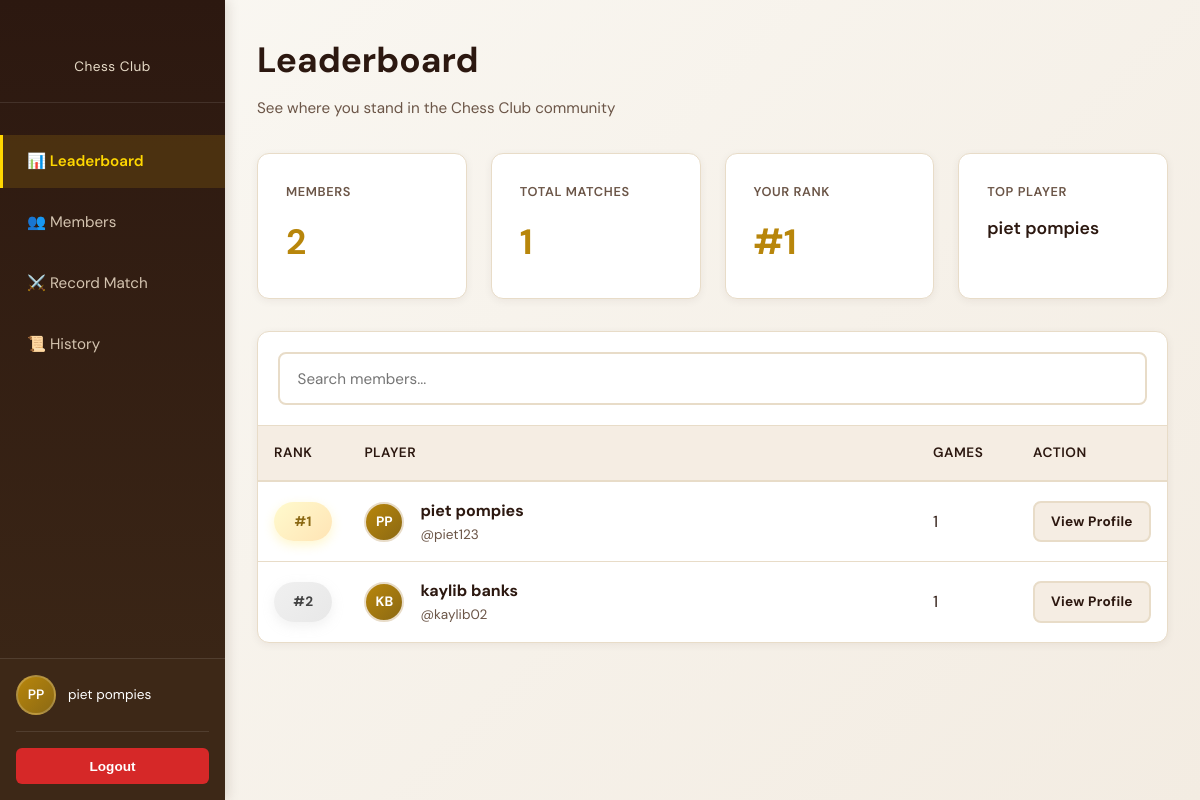
The page / (signed in) on the database its author committed.
### tables this page shows
CREATE TABLE users (
    id INTEGER PRIMARY KEY AUTOINCREMENT,
    username TEXT NOT NULL UNIQUE,
    hash TEXT NOT NULL,
    email TEXT NOT NULL UNIQUE,
    first_name TEXT NOT NULL,
    last_name TEXT NOT NULL,
    birthday TEXT,
    games_played INTEGER NOT NULL DEFAULT 0,
    rank INTEGER NOT NULL,
    avatar_filename TEXT DEFAULT NULL,
    last_login TEXT,
    created_at TEXT NOT NULL DEFAULT (datetime('now'))
);

### app.py (the view)
@app.route("/")
@login_required
def index():
    users = db.execute("SELECT * FROM users ORDER BY rank ASC")
    total_members = len(users) if users else 0
    result = db.execute("SELECT COUNT(*) as count FROM matches")
    total_matches = result[0]["count"] if result else 0
    top_player = users[0] if users else None
    current_user = db.execute("SELECT rank FROM users WHERE id = ?", session["user_id"])
    user_rank = current_user[0]["rank"] if current_user else 0
    return render_template(
        "index.html",
        users=users,
        total_members=total_members,
        total_matches=total_matches,
        top_player=top_player,
        user_rank=user_rank,
        current_user_id=session["user_id"]
    )

### app.py (called while the page is built)
@app.context_processor
def inject_helpers():
    current_user = None
    if session.get("user_id"):
        result = db.execute("SELECT * FROM users WHERE id = ?", session["user_id"])
        current_user = result[0] if result else None
    return {
        'get_initials': get_initials,
        'current_user': current_user
    }

@app.before_request
def before_request():
    if not os.path.exists(app.config["UPLOAD_FOLDER"]):
        os.makedirs(app.config["UPLOAD_FOLDER"])

    def execute(self, query, *args):
        conn = sqlite3.connect(self.db_path)
        conn.row_factory = sqlite3.Row
        cursor = conn.cursor()
        try:
            cursor.execute(query, args)
            if query.strip().upper().startswith(('SELECT', 'PRAGMA')):
                results = cursor.fetchall()
                conn.close()
                return [dict(row) for row in results]
            else:
                conn.commit()
                conn.close()
                return None
        except Exception as e:
            conn.close()
            raise e

### helpers.py (called while the page is built)
def login_required(f):
    @wraps(f)
    def decorated_function(*args, **kwargs):
        if session.get("user_id") is None:
            flash("You must be logged in to access this page.", "error")
            return redirect("/login")
        return f(*args, **kwargs)
    return decorated_function

def get_initials(first_name, last_name):
    if not first_name or not last_name:
        return "U"
    return (first_name[0] + last_name[0]).upper()

### templates/index.html (shortened to what this page needs)
{% extends "layout.html" %}
{% block content %}
<div class="page-header">
    <h1> Leaderboard</h1>
    <p>See where you stand in the Chess Club community</p>
</div>
<div class="stats-grid">
    <div class="stat-card">
        <div class="stat-label">Members</div>
        <div class="stat-value accent">{{ total_members }}</div>
    </div>
    <div class="stat-card">
        <div class="stat-label">Total Matches</div>
        <div class="stat-value accent">{{ total_matches }}</div>
    </div>
    <div class="stat-card">
        <div class="stat-label">Your Rank</div>
        <div class="stat-value accent">#{{ user_rank }}</div>
    </div>
    {% if top_player %}
    <div class="stat-card">
        <div class="stat-label">Top Player</div>
        <div style="font-size: 1.1rem; font-weight: 600; color: var(--text-dark);">{{ top_player.first_name }} {{ top_player.last_name }}</div>
    </div>
    {% endif %}
</div>
<div class="table-container">
    <div class="table-search">
        <input type="text" id="search" placeholder="Search members...">
    </div>
    <table>
        <thead>
            <tr>
                <th style="width: 80px;">Rank</th>
                <th>Player</th>
                <th style="width: 100px;">Games</th>
                <th style="width: 150px;">Action</th>
            </tr>
        </thead>
        <tbody id="table-body">
            {% for user in users %}
            <tr class="table-row">
                <td>
                    <span class="rank-badge {% if user.rank == 1 %}gold{% elif user.rank == 2 %}silver{% elif user.rank == 3 %}bronze{% endif %}">
                        <span>#{{ user.rank }}</span>
                    </span>
                </td>
                <td>
                    <div style="display: flex; align-items: center; gap: 1rem;">
                        <div class="avatar-circle">
                            {% if user.avatar_filename %}
                                <img src="{{ url_for('static', filename='uploads/' + user.avatar_filename) }}" alt="{{ user.first_name }}">
                            {% else %}
                                {{ get_initials(user.first_name, user.last_name) }}
                            {% endif %}
                        </div>
                        <div>
                            <strong>{{ user.first_name }} {{ user.last_name }}</strong>
                            <div class="text-muted" style="font-size: 0.85rem;">@{{ user.username }}</div>
                        </div>
                    </div>
                </td>
                <td>{{ user.games_played }}</td>
                <td>
                    <a href="/profile/{{ user.id }}" class="btn btn-secondary btn-sm" style="padding: 0.5rem 1rem; font-size: 0.85rem;">View Profile</a>
                </td>
            </tr>
            {% endfor %}
        </tbody>
    </table>
</div>
{% endblock %}

### templates/layout.html (shortened to what this page needs)
<!DOCTYPE html>
<html lang="en">
<head>
    <link rel="stylesheet" href="{{ url_for('static', filename='styles.css') }}">
</head>
<body>
    {% if session.get('user_id') %}
    <aside class="sidebar">
        <div class="sidebar-logo">
            <span class="sidebar-logo-text">Chess Club</span>
        </div>
        <nav>
            <ul class="sidebar-nav">
                <li><a href="/" class="{% if request.endpoint == 'index' %}active{% endif %}">📊 Leaderboard</a></li>
                <li><a href="/members" class="{% if request.endpoint == 'members' %}active{% endif %}">👥 Members</a></li>
                <li><a href="/match" class="{% if request.endpoint == 'match' %}active{% endif %}">⚔️ Record Match</a></li>
                <li><a href="/history" class="{% if request.endpoint == 'history' %}active{% endif %}">📜 History</a></li>
            </ul>
        </nav>
        <div class="sidebar-footer">
            {% if current_user %}
                <div class="user-info">
                    <div class="user-avatar-sm">
                        {% if current_user.avatar_filename %}
                            <img src="{{ url_for('static', filename='uploads/' + current_user.avatar_filename) }}" alt="{{ current_user.first_name }}">
                        {% else %}
                            {{ get_initials(current_user.first_name, current_user.last_name) }}
                        {% endif %}
                    </div>
                    <div class="user-name">{{ current_user.first_name }} {{ current_user.last_name }}</div>
                </div>
            {% endif %}
            <form action="/logout" method="get" style="margin: 0;">
                <button type="submit" class="logout-btn">Logout</button>
            </form>
        </div>
    </aside>
    {% endif %}
    <main>
        {% block content %}{% endblock %}
    </main>
</body>
</html>

### rows shown on the page
users: first_name+last_name "PP", first_name "piet", last_name "pompies", rank "1", username "piet123", games_played "1"
users: rank "2", first_name+last_name "KB", first_name "kaylib", last_name "banks", username "kaylib02", games_played "1"

### other values the page prints
{{ total_members }} "2"
{{ total_matches }} "1"
{{ user_rank }} "1"
